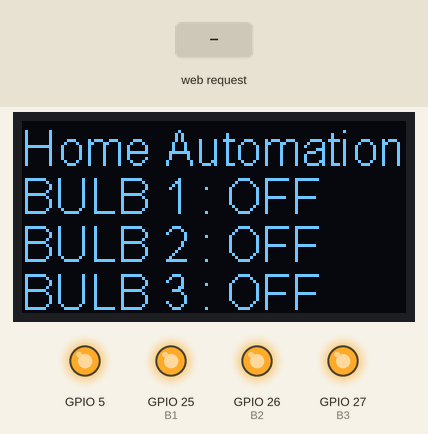
This sketch was run on a simulated ESP32. Shown: 128×64 one-colour display, output pins drawn as LEDs (lit = HIGH). Inputs (shaded band) come from the test bench. WiFi joins after 1.5 s; servers stay silent unless stated; what the sketch prints to the serial monitor is not drawn.

Above: at 12.8 s.
12.9 s: HTTP request GET /A received
At 13.5 s:
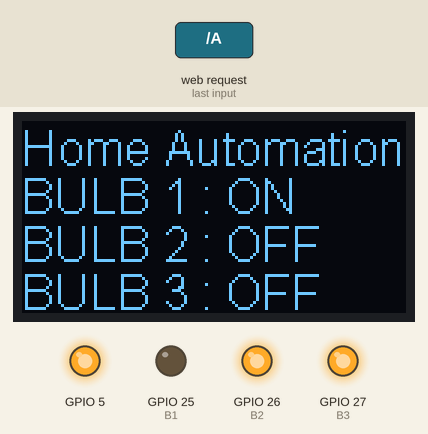
14.4 s: HTTP request GET /C received
At 15.2 s:
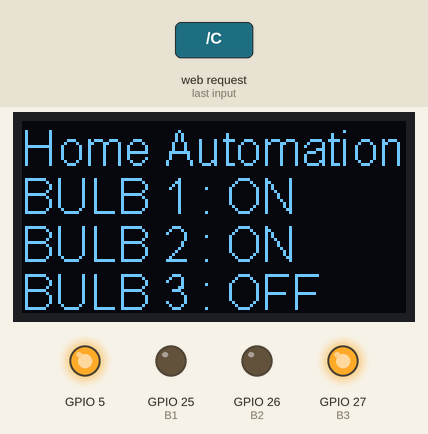
15.9 s: HTTP request GET /E received
At 16.9 s:
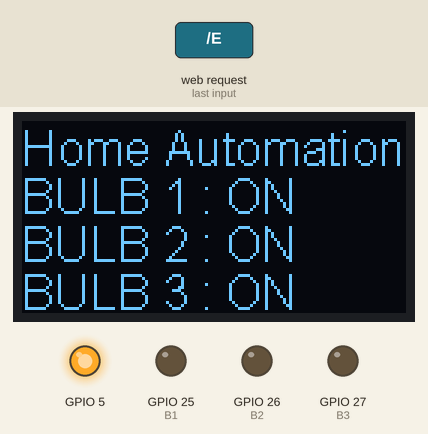
17.4 s: HTTP request GET /B received
At 18.6 s:
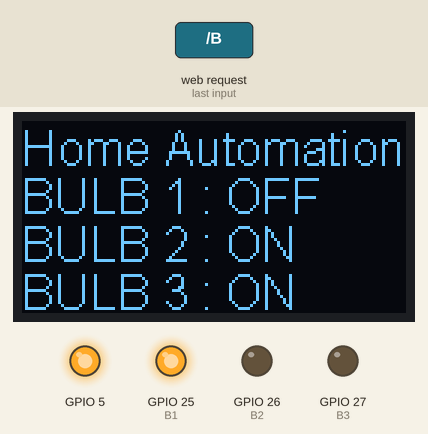
18.9 s: HTTP request GET /D received
At 20.1 s:
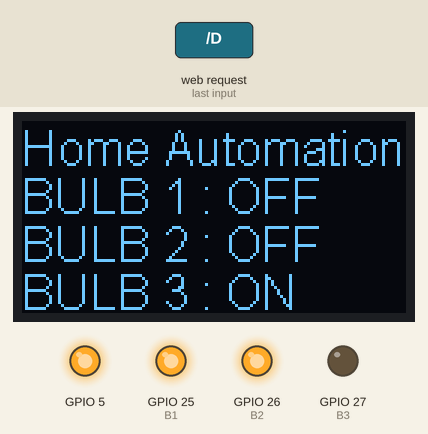
20.4 s: HTTP request GET /A received
At 21.9 s:
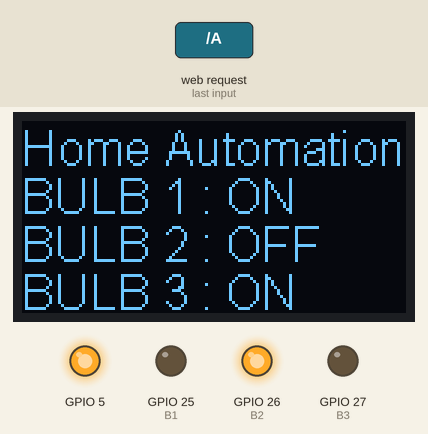
Timing chart, 0 to 22.9 s (numbered marks = the images above; inputs shaded):
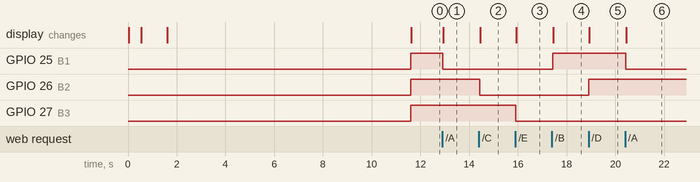

The sketch:

Esp32_Home_Automation.ino
```cpp
#include "SSD1306Wire.h"
#include <WiFi.h>
#define B1 25
#define B2 26
#define B3 27
const char* ssid     = "esp32";
const char* password = "esp32_01";
SSD1306Wire  display(0x3c, 21, 22);

WiFiServer server(80);

void setup()
{
    Serial.begin(115200);
   delay(10);
 display.init();
   display.flipScreenVertically();
  display.setFont(ArialMT_Plain_10);
  display.setTextAlignment(TEXT_ALIGN_LEFT);
    // We start by connecting to a WiFi network

    Serial.println();
    Serial.println();
    Serial.print("Connecting to ");
    Serial.println(ssid);

    WiFi.begin(ssid, password);

    while (WiFi.status() != WL_CONNECTED) {
        delay(500);
        delay(10);

        display.drawString(0, 0, "To Start Connect to");
                display.drawString(0, 16, "SSID : esp32");
        display.drawString(0, 32, "Password : esp32_01");
  display.display();
        Serial.print(".");
    }

    Serial.println("");
    Serial.println("WiFi connected.");
    Serial.println("IP address: ");
    Serial.println(WiFi.localIP());
    display.clear();

        display.setFont(ArialMT_Plain_16);
         display.drawString(0, 0, "Connected");
       display.drawString(0, 16, "Navigate to");
              display.drawString(0, 32,WiFi.localIP().toString() );


  display.display();
  delay(10000);
    server.begin();
    pinMode(B1, OUTPUT);
  pinMode(B2, OUTPUT);
  pinMode(B3, OUTPUT);
  pinMode(5, OUTPUT);
digitalWrite(B1, HIGH);
digitalWrite(B2, HIGH);
digitalWrite(B3, HIGH);
digitalWrite(5, HIGH);

}

 String stateB1="OFF" , stateB2="OFF" , stateB3="OFF";
void loop(){

 WiFiClient client = server.available();   // listen for incoming clients

  if (client) {                             // if you get a client,
    Serial.println("New Client.");           // print a message out the serial port
    String currentLine = "";                // make a String to hold incoming data from the client
    while (client.connected()) {            // loop while the client's connected
      if (client.available()) {             // if there's bytes to read from the client,
        char c = client.read();             // read a byte, then
        Serial.write(c);                    // print it out the serial monitor
        if (c == '\n') {                    // if the byte is a newline character

          // if the current line is blank, you got two newline characters in a row.
          // that's the end of the client HTTP request, so send a response:
          if (currentLine.length() == 0) {
            // HTTP headers always start with a response code (e.g. HTTP/1.1 200 OK)
            // and a content-type so the client knows what's coming, then a blank line:
            client.println("HTTP/1.1 200 OK");
            client.println("Content-type:text/html");
            client.println();
client.println("<head><meta name=\"viewport\" content=\"width=device-width, initial-scale=2\">");
 client.println();
            // the content of the HTTP response follows the header:
            client.print("BULB 01: <button onclick= location.href=\"/A\"> ON </button> <button onclick= location.href=\"/B\"> OFF </button> <br>");
             client.print("BULB 02: <button onclick= location.href=\"/C\"> ON </button> <button onclick= location.href=\"/D\"> OFF </button> <br>");
              client.print("BULB 03: <button onclick= location.href=\"/E\"> ON </button> <button onclick= location.href=\"/F\"> OFF </button> <br>");

            // The HTTP response ends with another blank line:
            client.println();
            // break out of the while loop:
            break;
          } else {    // if you got a newline, then clear currentLine:
            currentLine = "";
          }
        } else if (c != '\r') {  // if you got anything else but a carriage return character,
          currentLine += c;      // add it to the end of the currentLine
        }

        // Check to see if the client request was "GET /H" or "GET /L":
      ////////////////////////// BULB 01 ///////////////////////////////////
        if (currentLine.endsWith("GET /A")) {
       digitalWrite(B1, LOW);
       delay(10);
      stateB1="ON";
}

      if (currentLine.endsWith("GET /B")) {
digitalWrite(B1, HIGH);
delay(10);
stateB1="OFF";
        }
        ////////////////////////// BULB 02 ///////////////////////////////////
        if (currentLine.endsWith("GET /C")) {
       digitalWrite(B2, LOW);
       delay(10);
     stateB2="ON";
}

      if (currentLine.endsWith("GET /D")) {
digitalWrite(B2, HIGH);
delay(10);
stateB2="OFF";
        }

        ////////////////////////// BULB 03 ///////////////////////////////////
        if (currentLine.endsWith("GET /E")) {
       digitalWrite(B3, LOW);
       delay(10);
     stateB3="ON";
}

      if (currentLine.endsWith("GET /F")) {
digitalWrite(B3, HIGH);
delay(10);
stateB3="OFF";

      }
      }
    }
    // close the connection:
    client.stop();
    Serial.println("Client Disconnected.");
  }
   display.clear();
     delay(10);
display.setTextAlignment(TEXT_ALIGN_LEFT);

       display.drawString(0, 0, "Home Automation");
       display.drawString(0, 16,"BULB 1 : " + stateB1 );
        display.drawString(0, 32,"BULB 2 : " + stateB2 );
        display.drawString(0, 48,"BULB 3 : " + stateB3 );
        delay(10);
  display.display();
}
```

Measured:
- after the input at 12.9 s, GPIO 25 (B1): HIGH → LOW at once; the display: changes at once (image 1)
- after the input at 14.4 s, GPIO 26 (B2): HIGH → LOW at once; the display: changes after 0.06 s (image 2)
- after the input at 15.9 s, GPIO 27 (B3): HIGH → LOW at once; the display: changes at once (image 3)
- after the input at 17.4 s, GPIO 25 (B1): LOW → HIGH at once; the display: changes after 0.05 s (image 4)
- after the input at 18.9 s, GPIO 26 (B2): LOW → HIGH at once; the display: changes at once (image 5)
- after the input at 20.4 s, GPIO 25 (B1): HIGH → LOW at once; the display: changes after 0.05 s (image 6)
